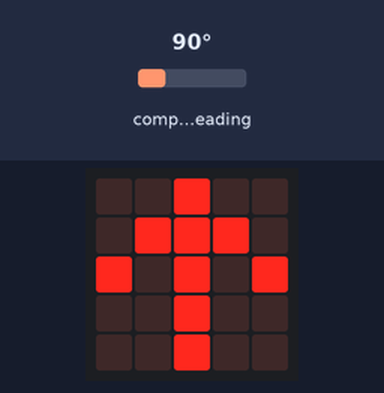
Recording of a program running on a simulated BBC micro:bit (MakeCode). On the bench: the board's 5×5 LED display. Inputs (shaded band) come from the test bench; at power-on: compass heading 90°. The compass is already calibrated.

Above: at 1.2 s.
1.3 s: compass heading set to 180°
At 1.85 s:
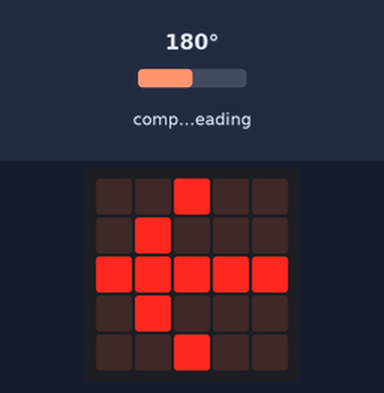
4.3 s: compass heading set to 269°
At 4.72 s:
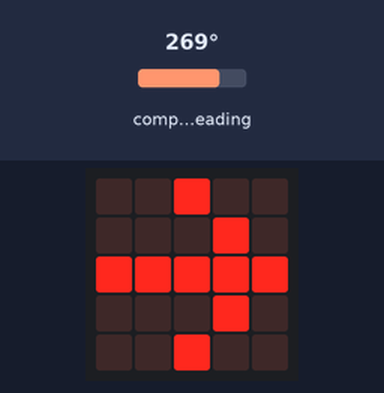
7.3 s: compass heading set to 90°
At 8.01 s:
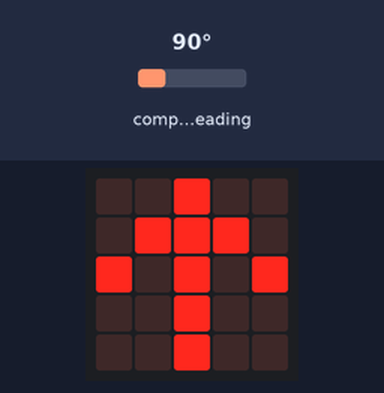
10.3 s: compass heading set to 139°
At 10.89 s:
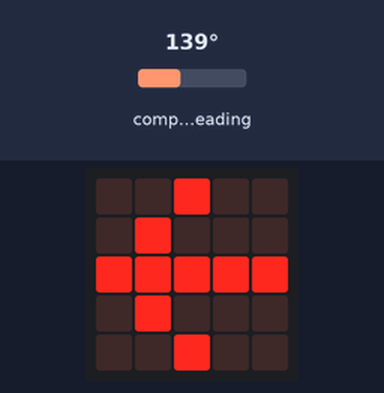
Timing chart, 0 to 13.3 s (numbered marks = the images above; inputs shaded):
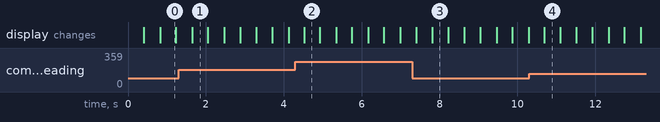

The program:

main.ts
```typescript
basic.forever(function () {
    if (input.compassHeading() > 45 && input.compassHeading() < 135) {
        basic.showLeds(`
            . . # . .
            . # # # .
            # . # . #
            . . # . .
            . . # . .
            `)
    }
    if (input.compassHeading() > 135 && input.compassHeading() < 225) {
        basic.showLeds(`
            . . # . .
            . # . . .
            # # # # #
            . # . . .
            . . # . .
            `)
    }
    if (input.compassHeading() > 225 && input.compassHeading() < 315) {
        basic.showLeds(`
            . . # . .
            . . . # .
            # # # # #
            . . . # .
            . . # . .
            `)
    }
    if (input.compassHeading() > 45 && input.compassHeading() < 315) {
        basic.showLeds(`
            . . . . .
            . . . . .
            . . . . .
            . . . . .
            . . . . .
            `)
    }
})
```

test.ts
```typescript
// tests gaan hier; deze zal niet worden gecompileerd wanneer dit pakket wordt gebruikt als extensie.
```

Measured:
- after the input at 1.3 s, the display: changes after 0.35 s (image 1)
- after the input at 4.3 s, the display: changes after 0.22 s (image 2)
- after the input at 7.3 s, the display: first differs from a run without the input after 0.52 s (image 3)
- after the input at 10.3 s, the display: changes after 0.39 s (image 4)
- what the display in image 0 shows lasts 0.4 s, from 0.8 s to 1.2 s
